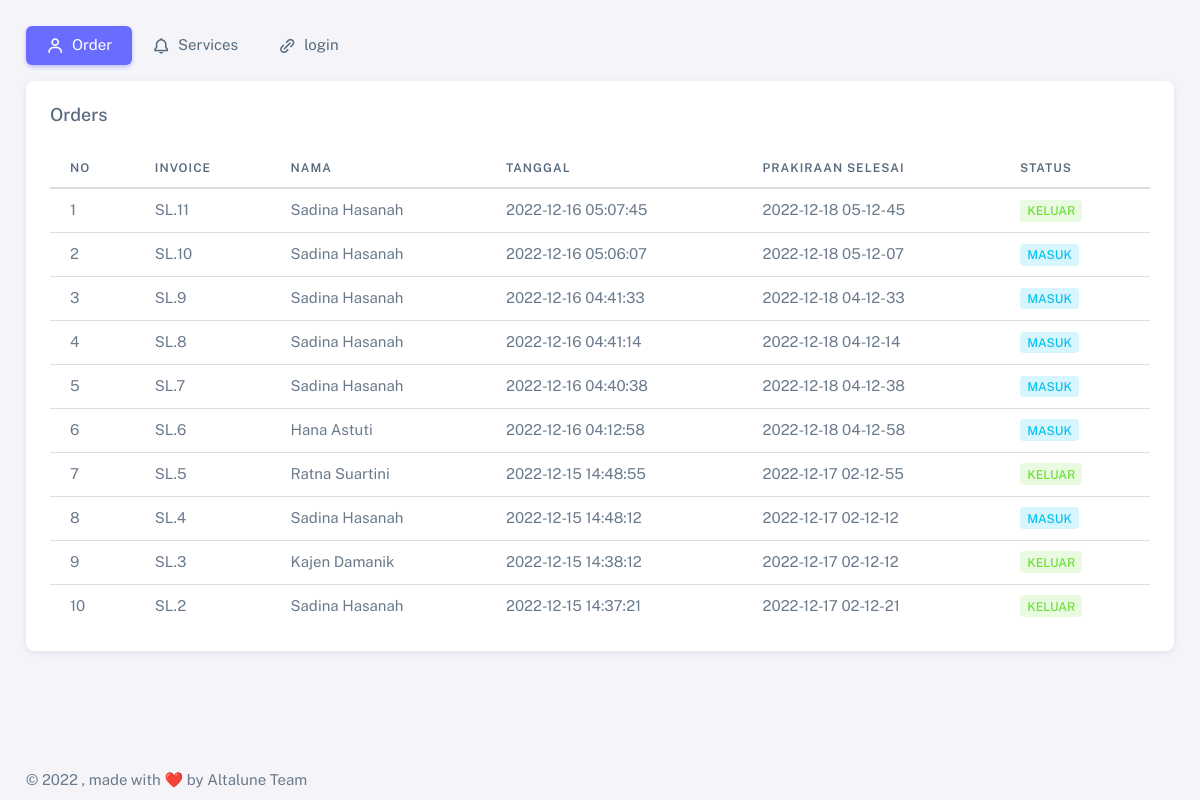
The page / on the database its author committed.
### tables this page shows
CREATE TABLE `transactions` (
  `transactions_id` int(11) NOT NULL,
  `users_id` int(11) NOT NULL,
  `costumers_id` int(11) NOT NULL,
  `service_id` int(11) NOT NULL,
  `date_transaction` datetime NOT NULL,
  `status` enum('SELESAI','MASUK','KELUAR') NOT NULL,
  `weight` float NOT NULL,
  `payment_method` enum('BAYAR DIAWAL','BAYAR NANTI') NOT NULL
);

CREATE TABLE `costumers` (
  `id` int(11) NOT NULL,
  `name` varchar(255) NOT NULL,
  `phone_number` varchar(12) NOT NULL,
  `email` varchar(255) NOT NULL,
  `address` text NOT NULL,
  `registration_date` date NOT NULL
);

### index.php (the view, shortened to what this page needs)
<!DOCTYPE html>
<html
  lang="en"
  class="light-style layout-menu-fixed"
  dir="ltr"
  data-theme="theme-default"
  data-assets-path="../assets/"
  data-template="vertical-menu-template-free"
>
  <head>
    <link rel="stylesheet" href="assets/vendor/fonts/boxicons.css" />
    <link rel="stylesheet" href="assets/vendor/css/core.css" class="template-customizer-core-css" />
    <link rel="stylesheet" href="assets/vendor/css/theme-default.css" class="template-customizer-theme-css" />
    <link rel="stylesheet" href="assets/css/demo.css" />
    <link rel="stylesheet" href="assets/vendor/libs/perfect-scrollbar/perfect-scrollbar.css" />
  </head>
  <body>
    <div class="layout-wrapper layout-content-navbar">
        <div class="layout-container">
            <div class="content-wrapper">
                <div class="container-xxl flex-grow-1 container-p-y">
                <div class="row">
                    <div class="col-md-12">
                    <ul class="nav nav-pills flex-column flex-md-row mb-3">
                        <li class="nav-item">
                        <a class="nav-link active" href="javascript:void(0);"><i class="bx bx-user me-1"></i> Order</a>
                        </li>
                        <li class="nav-item">
                        <a class="nav-link" href="service.php"
                            ><i class="bx bx-bell me-1"></i> Services</a
                        >
                        </li>
                        <li class="nav-item">
                        <a class="nav-link" href="login.php"
                            ><i class="bx bx-link-alt me-1"></i> login</a
                        >
                        </li>
                    </ul>
                    <div class="card mb-4">
                        <h5 class="card-header">Orders</h5>
                        <div class="card-body">
                        <div class="table-responsive text-nowrap">
                            <table class="table" id="example" >
                            <thead>
                                <tr>
                                    <th>No</th>
                                    <th>Invoice</th>
                                    <th>Nama</th>
                                    <th>Tanggal</th>
                                    <th>Prakiraan Selesai</th>
                                    <th>Status</th>
                                </tr>
                            </thead>
                            <tbody class="table-border-bottom-0">
                            <?php
                            include 'config.php';
                            $no = 1;
                            $query = mysqli_query($config, "SELECT * FROM transactions
                                                            JOIN users ON transactions.users_id=users.id
                                                            JOIN service ON transactions.service_id=service.id
                                                            JOIN costumers ON transactions.costumers_id=costumers.id ORDER BY date_transaction DESC LIMIT 10");
                            while($data = mysqli_fetch_array($query)) {
                            $tgl1 =$data['date_transaction'];
                            $tgl2 =date('Y-m-d h-m-s', strtotime('+2 days', strtotime($tgl1)));
                            ?>
                                <tr>
                                    <td><?= $no++; ?></td>
                                    <td>SL.<?= $data['transactions_id']; ?></td>
                                    <td><?= $data['name']; ?></td>
                                    <td><?= $data['date_transaction']; ?></td>
                                    <td><?= $tgl2; ?></td>
                                    <td>
                                    <?php
                                        if($data['status']== "MASUK"){
                                            echo '<span class="badge bg-label-info me-1">Masuk</span>';
                                        } elseif ($data['status']== "PROSES") {
                                            echo '<span class="badge bg-label-warning me-1">Proses</span>';
                                        } else {
                                            echo '<span class="badge bg-label-success me-1">Keluar</span>';
                                        }
                                    ?>
                                    </td>
                                </tr>
                            <?php
                                }
                            ?>
                            </table>
                        </div>
                        </div>
                    </div>
                    </div>
                </div>
                </div>
                <footer class="content-footer footer bg-footer-theme">
                <div class="container-xxl d-flex flex-wrap justify-content-between py-2 flex-md-row flex-column">
                    <div class="mb-2 mb-md-0">
                    ©
                    , made with ❤️ by Altalune Team
                    </div>
                </div>
                </footer>
            </div>
        </div>
    </div>
  </body>
</html>

### rows shown on the page
transactions: transactions_id "11", costumers.name "Sadina Hasanah", date_transaction "2022-12-16 05:07:45", date_transaction "2022-12-18 05-12-45", status "KELUAR"
transactions: transactions_id "10", costumers.name "Sadina Hasanah", date_transaction "2022-12-16 05:06:07", date_transaction "2022-12-18 05-12-07", status "MASUK"
transactions: transactions_id "9", costumers.name "Sadina Hasanah", date_transaction "2022-12-16 04:41:33", date_transaction "2022-12-18 04-12-33", status "MASUK"
transactions: transactions_id "8", costumers.name "Sadina Hasanah", date_transaction "2022-12-16 04:41:14", date_transaction "2022-12-18 04-12-14", status "MASUK"
transactions: transactions_id "7", costumers.name "Sadina Hasanah", date_transaction "2022-12-16 04:40:38", date_transaction "2022-12-18 04-12-38", status "MASUK"
transactions: transactions_id "6", costumers.name "Hana Astuti", date_transaction "2022-12-16 04:12:58", date_transaction "2022-12-18 04-12-58", status "MASUK"
transactions: transactions_id "5", costumers.name "Ratna Suartini", date_transaction "2022-12-15 14:48:55", date_transaction "2022-12-17 02-12-55", status "KELUAR"
transactions: transactions_id "4", costumers.name "Sadina Hasanah", date_transaction "2022-12-15 14:48:12", date_transaction "2022-12-17 02-12-12", status "MASUK"
transactions: transactions_id "3", costumers.name "Kajen Damanik", date_transaction "2022-12-15 14:38:12", date_transaction "2022-12-17 02-12-12", status "KELUAR"
transactions: transactions_id "2", costumers.name "Sadina Hasanah", date_transaction "2022-12-15 14:37:21", date_transaction "2022-12-17 02-12-21", status "KELUAR"
